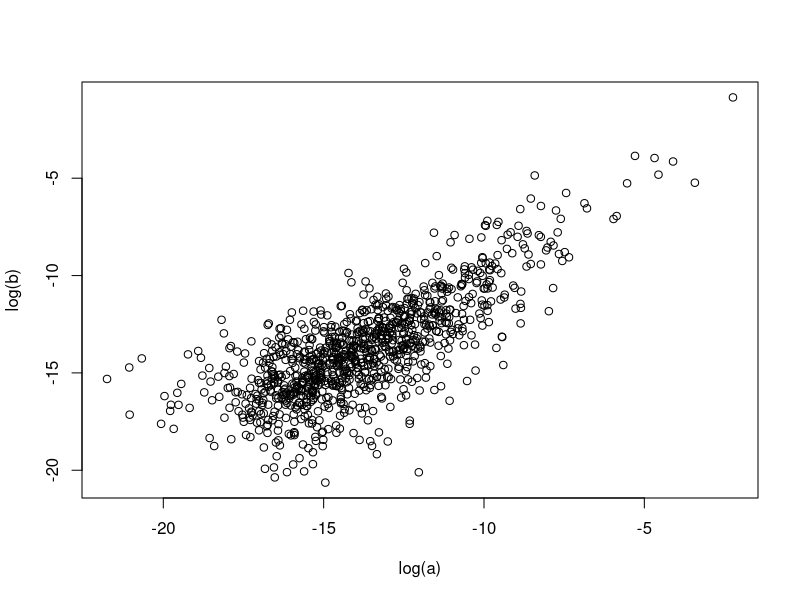
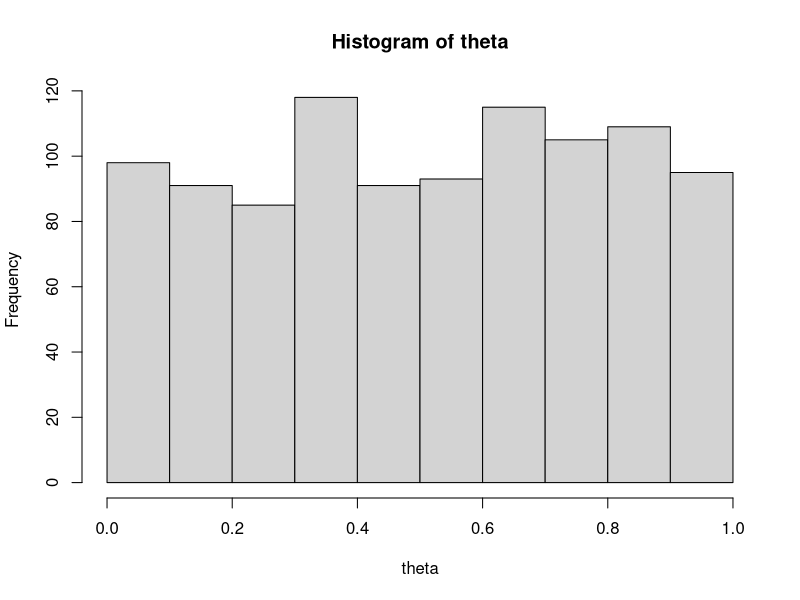

R code for these plots, in order:

set.seed(123)

# part 1.a
# part i
n <- 1000
alpha <- rexp(n, 0.001)
beta <- rexp(n, 0.001)

#plot(log(alpha), log(beta), xlab = "log(a)", ylab = "log(b)")

# part ii
theta.1.a <-rbeta(n, alpha, beta)
#hist(theta.1.a,  xlab = "theta", main = "Histogram of theta")

#part 1.b
#part i

phi.1 <- runif(n,0,1)    # recall that n = 1000 iter
phi.2 <- rexp(n, 0.001)

# using a for alpha and b for beta
a <- phi.1/(phi.2^2)
b <- (1-phi.1)/(phi.2^2)

# scatter plot of log(a) and log(b)
plot(log(a), log(b), xlab = "log(a)", ylab = "log(b)")

# part ii
theta.1.b <-rbeta(n, alpha, beta)
hist(theta.1.b,  xlab = "theta", main = "Histogram of theta")